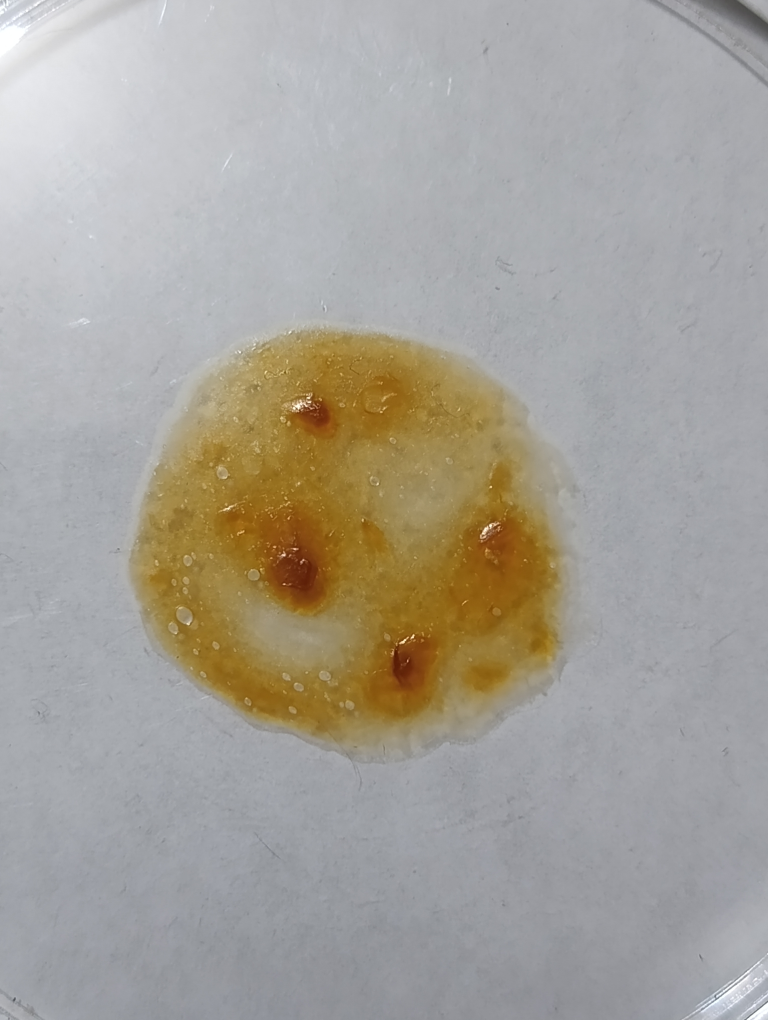
#> input picture fuente/Control.jpg, 3072 x 4080 px (shown at 1/4 size); its folder holds only this picture in this run
$ python main3.py
#> lines starting #> are read from the running program, lines starting #| are printed output that depends on the picture; after the words box and inside, x2 and y2 are one past the last pixel; in counts of white or black regions, pixels touching at a corner belong together
import cv2
import numpy as np
import os

carpeta = "fuente"
output_dir = "resultados"
extensiones = (".jpg")

for imagen in os.listdir(carpeta):
    # Cargar la imagen
    ruta_imagen = os.path.join(carpeta, imagen)
    img = cv2.imread(ruta_imagen)
#> img is the input picture: shape (4080, 3072, 3); mean B, G, R 154.4, 162.2, 166.4

    # 1. Preprocesamiento Mejorado
    gray = cv2.cvtColor(img, cv2.COLOR_BGR2GRAY)

    # Usar CLAHE para mejorar el contraste
    clahe = cv2.createCLAHE(clipLimit=2.0, tileGridSize=(8, 8))
    gray = clahe.apply(gray)
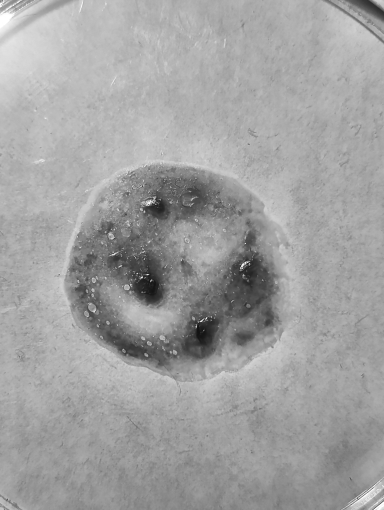
#> gray: shape (4080, 3072) (shown at 1/8 size); min 13, max 255, mean 160.7

    # Filtrado adaptativo para diferentes tamaños de colonias
    blur_small = cv2.medianBlur(gray, 13)
    blur_large = cv2.GaussianBlur(gray, (25, 25), 0)

    # 2. Umbralización Adaptativa Mejorada
    # Para colonias pequeñas
    thresh_small = cv2.adaptiveThreshold(blur_small, 255, cv2.ADAPTIVE_THRESH_GAUSSIAN_C,
                                         cv2.THRESH_BINARY_INV, 51, 5)
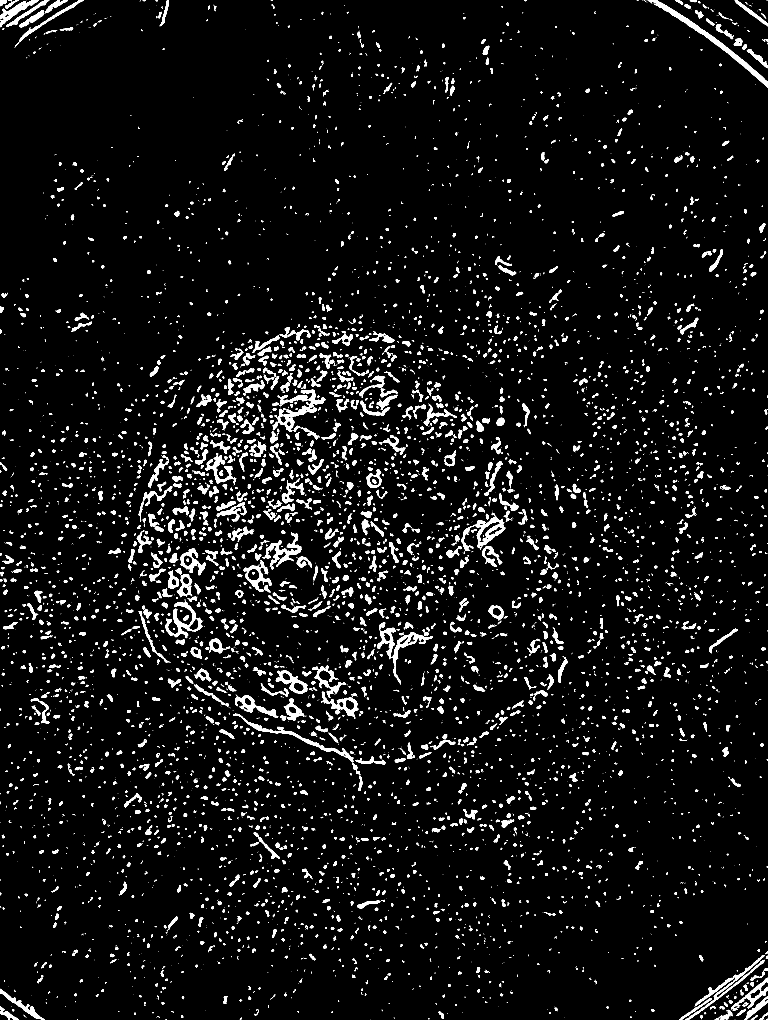
#> thresh_small: shape (4080, 3072) (shown at 1/4 size); 5% white; 7837 white regions (4205 under 20 px), largest, box (x1, y1, x2, y2) and area: (2590, 0, 3072, 350) 10227, (1509, 2511, 1731, 2738) 7501, (1111, 1557, 1302, 1727) 6503

    # Para colonias grandes (usar parámetros diferentes)
    thresh_large = cv2.adaptiveThreshold(blur_large, 255, cv2.ADAPTIVE_THRESH_GAUSSIAN_C,
                                         cv2.THRESH_BINARY_INV, 101, 10)
#> thresh_large: shape (4080, 3072); 2.6% white; 1787 white regions (531 under 20 px), largest, box (x1, y1, x2, y2) and area: (2593, 0, 3072, 349) 10786, (1508, 2522, 1715, 2708) 5491, (823, 1768, 938, 1936) 4784

    # Combinar ambos umbrales
    thresh_combined = cv2.bitwise_or(thresh_small, thresh_large)
#> thresh_combined: shape (4080, 3072); 5.5% white; 7582 white regions (4046 under 20 px), largest, box (x1, y1, x2, y2) and area: (1844, 1974, 2074, 2276) 14334, (2590, 0, 3072, 350) 10902, (1035, 2129, 1247, 2297) 10877

    # 3. Operaciones Morfológicas Mejoradas
    kernel_small = cv2.getStructuringElement(cv2.MORPH_ELLIPSE, (9, 9))
    kernel_large = cv2.getStructuringElement(cv2.MORPH_ELLIPSE, (25, 25))

    # Limpieza para colonias pequeñas
    opening = cv2.morphologyEx(thresh_combined, cv2.MORPH_OPEN, kernel_small, iterations=2)
#> opening: shape (4080, 3072); 1.1% white; 211 white regions, largest, box (x1, y1, x2, y2) and area: (2595, 0, 3072, 347) 10796, (0, 0, 151, 93) 4137, (1141, 1625, 1247, 1726) 3872
    closing = cv2.morphologyEx(opening, cv2.MORPH_CLOSE, kernel_small, iterations=2)
#> closing: shape (4080, 3072); 1.1% white; 173 white regions, largest, box (x1, y1, x2, y2) and area: (2595, 0, 3072, 347) 10823, (1855, 2055, 2025, 2150) 4567, (0, 0, 151, 93) 4198

    # Preservar colonias grandes
    dilated = cv2.dilate(closing, kernel_large, iterations=1)
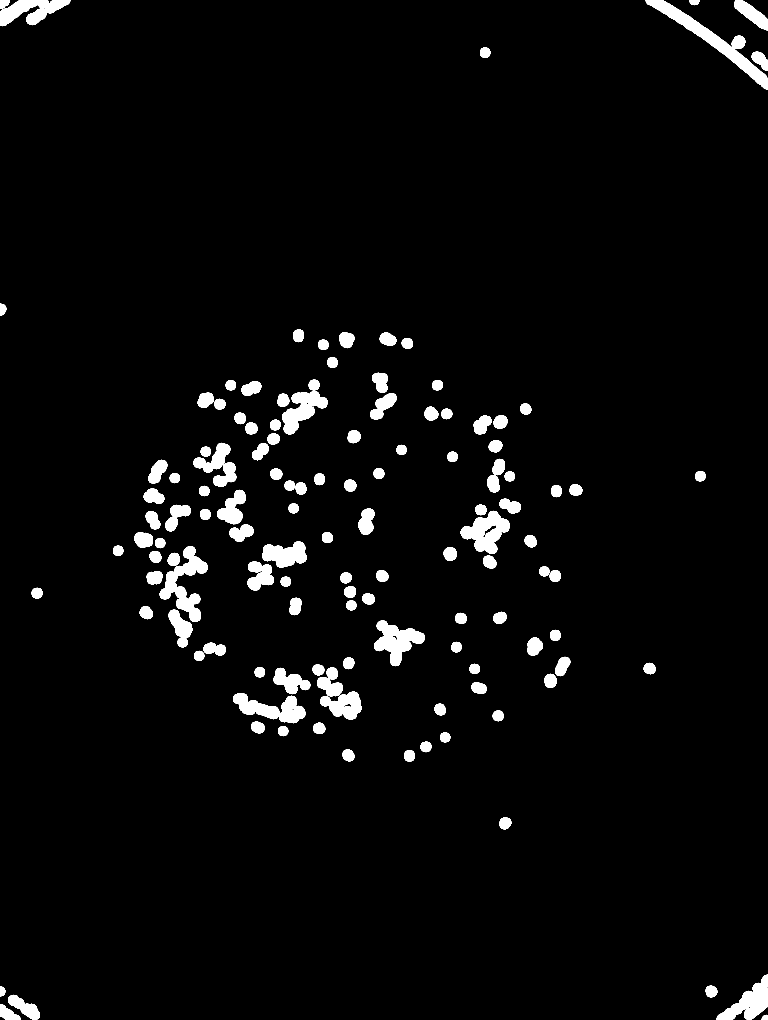
#> dilated: shape (4080, 3072) (shown at 1/4 size); 3.6% white; 132 white regions

    # 4. Detección de Contornos Mejorada
    contours, _ = cv2.findContours(dilated, cv2.RETR_EXTERNAL, cv2.CHAIN_APPROX_SIMPLE)
#> contours = 132 contours; largest, box (x1, y1, x2, y2) and area: (2583, 0, 3072, 359) 24294, (639, 2184, 830, 2488) 20290, (1843, 2043, 2037, 2216) 18087, (1496, 2481, 1700, 2665) 17400, (2867, 3898, 3072, 4080) 15852

    # 5. Filtrado Inteligente de Contornos
    min_area = 10
    max_area = 30000  # Aumentar considerablemente para colonias grandes
    count = 0

    # Ordenar contornos por área (de mayor a menor)
    contours = sorted(contours, key=cv2.contourArea, reverse=True)

    for i, cnt in enumerate(contours):
        area = cv2.contourArea(cnt)

        # Ajustar umbrales dinámicamente para las colonias más grandes
        if i < 5:  # Las 5 colonias más grandes
            current_min_area = 1000  # Umbral más alto para las grandes
        else:
            current_min_area = min_area

        if current_min_area < area < max_area:
            # Calcular circularidad con ajuste para formas irregulares
            perimeter = cv2.arcLength(cnt, True)
            if perimeter > 0:
                circularity = 4 * np.pi * (area / (perimeter ** 2))
                # Umbral de circularidad más flexible para colonias grandes
                if area > 1000 and circularity > 0.2 or area <= 1000 and circularity > 0.4:
                    count += 1
                    cv2.drawContours(img, [cnt], -1, (0, 255, 0), 7)

                    # Dibujar el número de la colonia
                    M = cv2.moments(cnt)
                    if M["m00"] != 0:
                        cX = int(M["m10"] / M["m00"])
                        cY = int(M["m01"] / M["m00"])
                        cv2.putText(img, str(count), (cX, cY),
                                    cv2.FONT_HERSHEY_SIMPLEX, 1.5, (0, 0, 255), 5)
#> this loop made 132 passes
#> (area, current_min_area, perimeter, circularity, cX, cY) on passes 3 to 5: (18087, 1000, 697.6, 0.467, 1945, 2127), (17400, 1000, 854.5, 0.299, 1586, 2563), (15851.5, 1000, 804.5, 0.308, 2998, 4010)
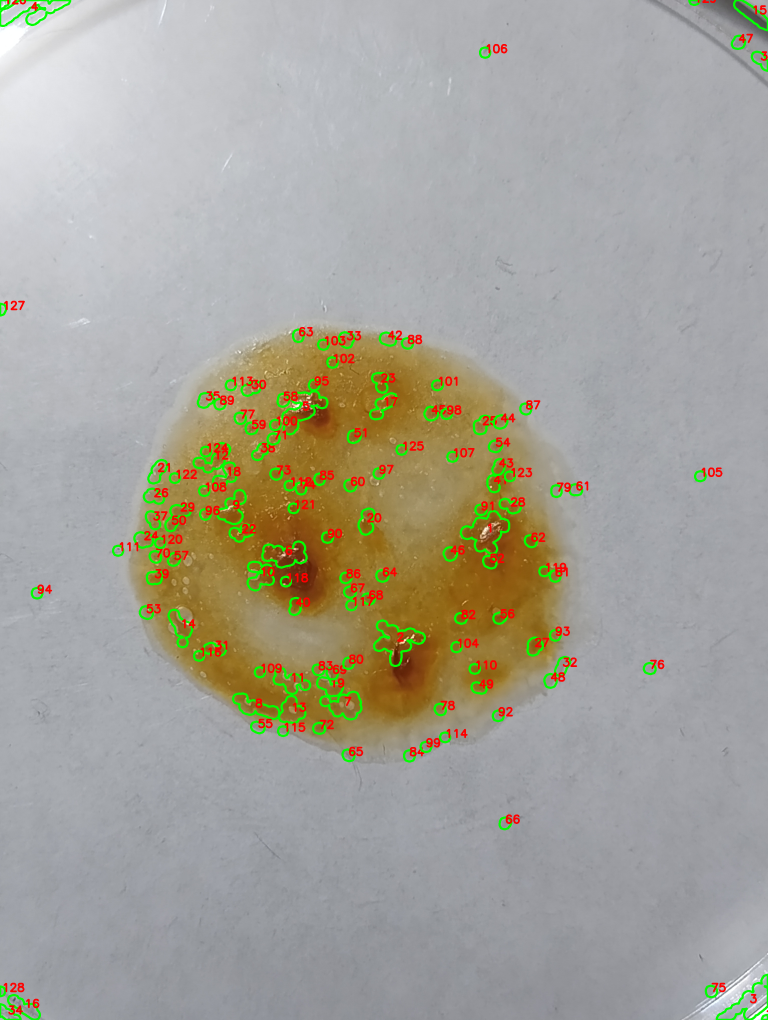
#> img: shape (4080, 3072, 3) (shown at 1/4 size); mean B, G, R 152.1, 162.8, 164.9
#> after the loop, count = 130

    nombre = imagen.title() + "_resultado"
    # Mostrar resultados
    print(f"Número total de colonias detectadas en {imagen.title()}: {count}")
#| Número total de colonias detectadas en Control.Jpg: 130

    # Guardar resultados en la carpeta "resultados"
    output_filename = os.path.join(output_dir, f"{os.path.splitext(imagen)[0]}_resultado.jpg")
    cv2.imwrite(output_filename, img)

$ run again, on fuente/HCL001R.jpg
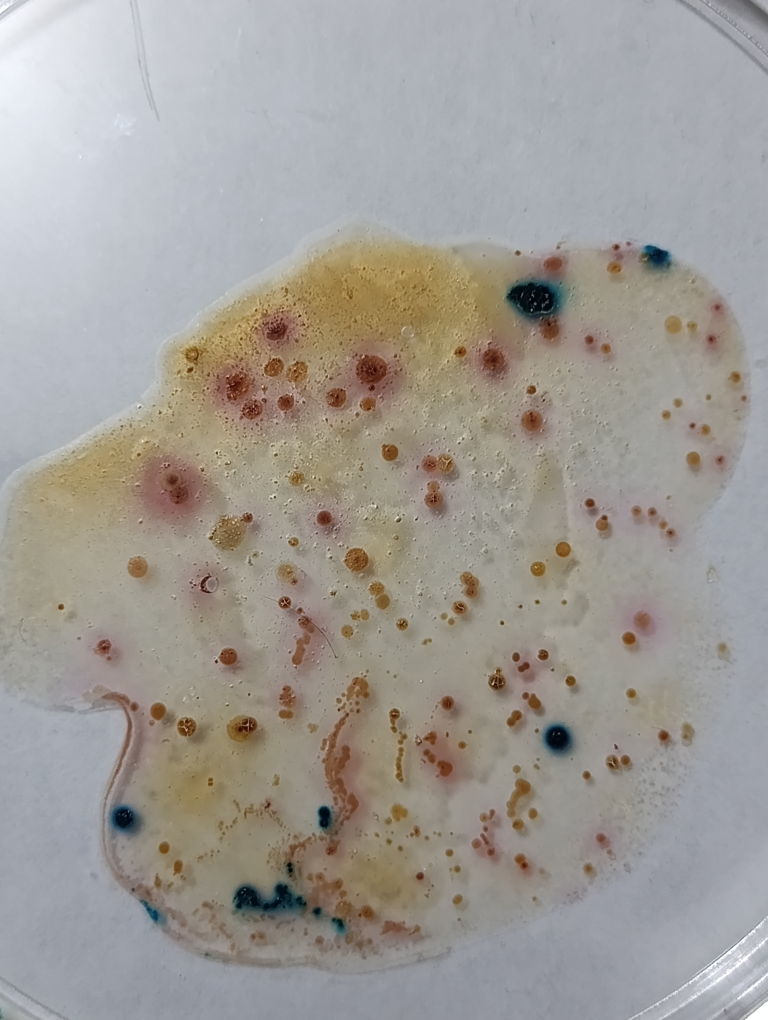
#> input picture fuente/HCL001R.jpg, 3072 x 4080 px (shown at 1/4 size)
#> img is the input picture: shape (4080, 3072, 3); mean B, G, R 150.5, 155.8, 160.1
#> `thresh_small = cv2.adaptiveThreshold(blur_small, 255, cv2.ADAPTIVE_THR..`:
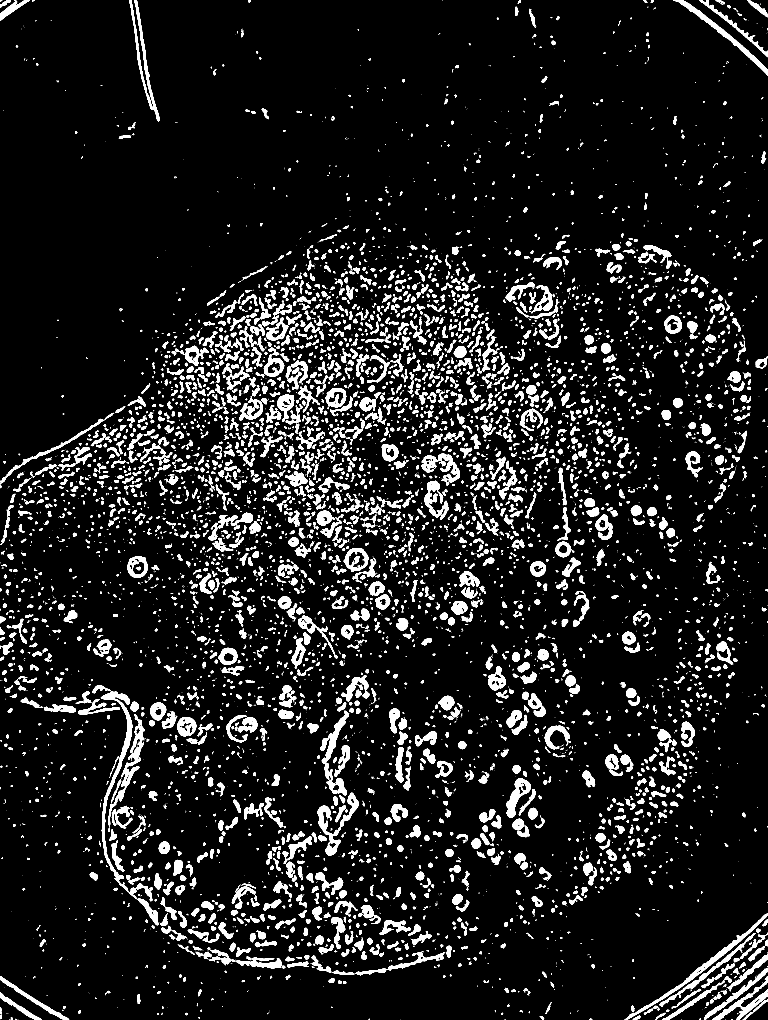
#> thresh_small: shape (4080, 3072) (shown at 1/4 size); 9% white; 8630 white regions (4446 under 20 px), largest, box (x1, y1, x2, y2) and area: (403, 2767, 610, 3605) 14634, (1281, 2843, 1397, 3182) 9541, (2498, 3653, 3072, 4080) 9284
#> thresh_large: shape (4080, 3072); 7.3% white; 3113 white regions (582 under 20 px), largest, box (x1, y1, x2, y2) and area: (406, 2769, 529, 3423) 11548, (2601, 3651, 3072, 4019) 9511, (1287, 2845, 1398, 3181) 8681
#> thresh_combined: shape (4080, 3072); 10.4% white; 8067 white regions (4051 under 20 px), largest, box (x1, y1, x2, y2) and area: (403, 2767, 611, 3605) 16868, (433, 2878, 578, 3316) 15147, (2498, 3651, 3072, 4080) 12570
#> opening: shape (4080, 3072); 4.4% white; 561 white regions, largest, box (x1, y1, x2, y2) and area: (2025, 3113, 2124, 3271) 6615, (1288, 2869, 1383, 3108) 5888, (2178, 2900, 2281, 3006) 5828
#> closing: shape (4080, 3072); 4.6% white; 434 white regions (3 under 20 px), largest, box (x1, y1, x2, y2) and area: (596, 2810, 820, 2975) 12324, (469, 2872, 577, 3147) 11302, (1112, 2385, 1258, 2662) 10915
#> dilated: shape (4080, 3072); 12% white; 301 white regions
#> contours = 301 contours; largest, box (x1, y1, x2, y2) and area: (1269, 2837, 1447, 3294) 37940, (507, 3492, 842, 3776) 34676, (2841, 3750, 3072, 4080) 30094, (450, 2860, 589, 3217) 26354, (584, 2798, 857, 2987) 24192
#> the loop `for i, cnt in enumerate(contours):` made 301 passes
#> (area, current_min_area, perimeter, circularity, cX, cY) on passes 4 to 5: (26354.5, 1000, 957.2, 0.361, 518, 3024), (24191.5, 1000, 918.2, 0.361, 713, 2894)
#> after the loop `for i, cnt in enumerate(contours):`:
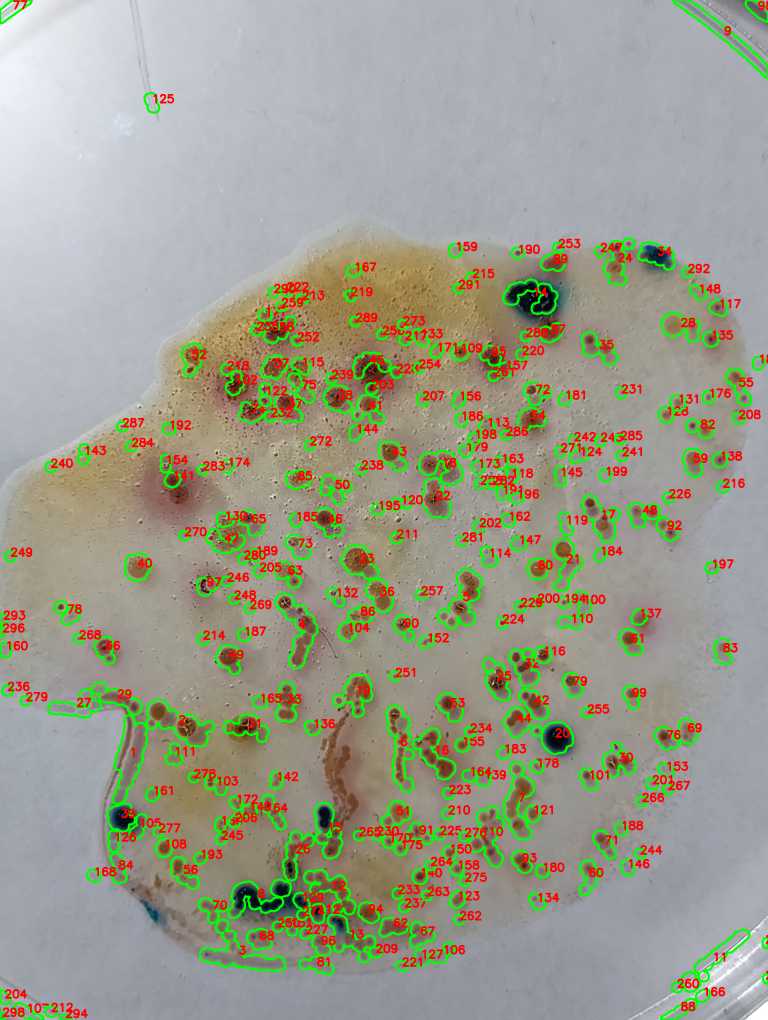
#> img: shape (4080, 3072, 3) (shown at 1/4 size); mean B, G, R 140.4, 157.5, 156
#> after the loop `for i, cnt in enumerate(contours):`: count = 298
#| Número total de colonias detectadas en Hcl001R.Jpg: 298
